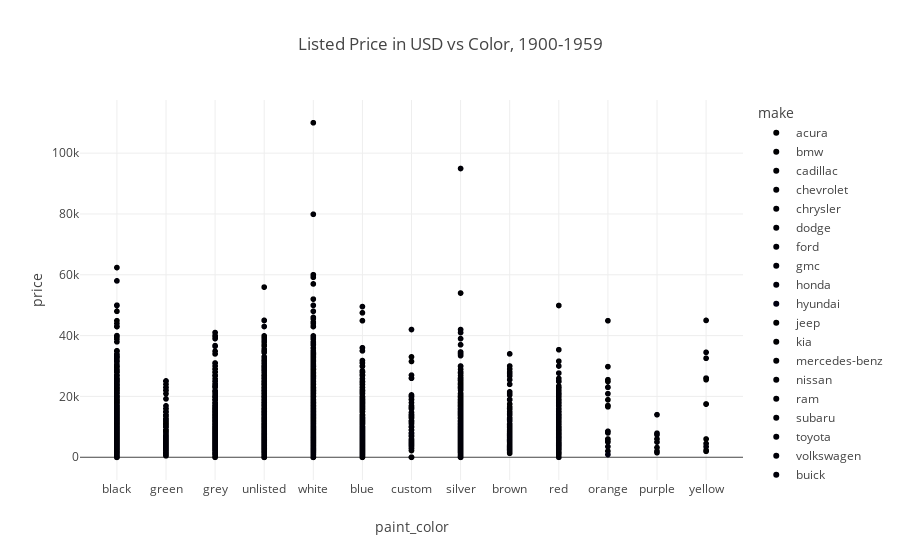

The cell this chart's notebook holds for it:
### Code cell
old_car_scat = px.scatter(old_car_df.sort_values(['paint_color', 'make']), x='paint_color', y='price', color='make', title='Listed Price in USD vs Color, 1900-1959')
old_car_scat.show()

### Figure 1 — Plotly figure (JSON) as saved in the notebook; plotly's stock layout.template omitted (floating-point values rounded to 4 significant figures; data arrays with more than 128 entries replaced by an {"elided": "..."} marker saying what was removed)
{"data": [{"hovertemplate": "make=acura<br>paint_color=%{x}<br>price=%{y}<extra></extra>", "legendgroup": "acura", "marker": {"color": "#000001", "symbol": "circle"}, "mode": "markers", "name": "acura", "showlegend": true, "type": "scattergl", "x": ["black", "black", "black", "black", "black", "black", "green", "green", "grey", "unlisted", "white", "white"], "xaxis": "x", "y": [5995, 1200, 5995, 11995, 13995, 8450, 7995, 3995, 1000, 12995, 5395, 4500], "yaxis": "y"}, {"hovertemplate": "make=bmw<br>paint_color=%{x}<br>price=%{y}<extra></extra>", "legendgroup": "bmw", "marker": {"color": "#000002", "symbol": "circle"}, "mode": "markers", "name": "bmw", "showlegend": true, "type": "scattergl", "x": ["black", "black", "black", "blue", "blue", "custom", "grey", "grey", "grey", "grey", "grey", "grey", "silver", "silver", "silver", "silver", "unlisted", "white", "white", "white", "white"], "xaxis": "x", "y": [12900, 5900, 2500, 4900, 6500, 12995, 11800, 3500, 8500, 3500, 11500, 13988, 9950, 4800, 5500, 9950, 1800, 4500, 5400, 23999, 7699], "yaxis": "y"}, {"hovertemplate": "make=cadillac<br>paint_color=%{x}<br>price=%{y}<extra></extra>", "legendgroup": "cadillac", "marker": {"color": "#000003", "symbol": "circle"}, "mode": "markers", "name": "cadillac", "showlegend": true, "type": "scattergl", "x": ["black", "black", "black", "black", "black", "black", "black", "black", "blue", "brown", "brown", "red", "silver", "silver", "unlisted", "unlisted", "unlisted", "white", "white", "white", "white", "white", "white", "white", "white", "white", "white", "white"], "xaxis": "x", "y": [9900, 14995, 12900, 15000, 31995, 7500, 5200, 4000, 16495, 16495, 7725, 4950, 16990, 6500, 15000, 14995, 14995, 3990, 9000, 10000, 4650, 14495, 10995, 12995, 5995, 59988, 7999, 13995], "yaxis": "y"}, {"hovertemplate": "make=chevrolet<br>paint_color=%{x}<br>price=%{y}<extra></extra>", "legendgroup": "chevrolet", "marker": {"color": "#000004", "symbol": "circle"}, "mode": "markers", "name": "chevrolet", "showlegend": true, "type": "scattergl", "x": {"elided": "730 str values"}, "xaxis": "x", "y": {"elided": "730 int values"}, "yaxis": "y"}, {"hovertemplate": "make=chrysler<br>paint_color=%{x}<br>price=%{y}<extra></extra>", "legendgroup": "chrysler", "marker": {"color": "#000005", "symbol": "circle"}, "mode": "markers", "name": "chrysler", "showlegend": true, "type": "scattergl", "x": ["black", "black", "black", "black", "black", "black", "black", "black", "black", "black", "blue", "blue", "blue", "blue", "blue", "blue", "blue", "blue", "custom", "grey", "grey", "grey", "grey", "grey", "grey", "red", "red", "red", "red", "red", "silver", "silver", "silver", "silver", "silver", "silver", "silver", "silver", "silver", "silver", "unlisted", "unlisted", "unlisted", "unlisted", "unlisted", "unlisted", "unlisted", "unlisted", "unlisted", "unlisted", "unlisted", "white", "white", "white", "white", "white", "white", "white"], "xaxis": "x", "y": [13900, 6500, 12995, 7990, 15548, 2500, 11995, 11999, 5995, 7900, 12500, 3295, 9355, 8500, 3900, 3995, 6500, 1000, 9999, 7495, 2395, 6000, 4990, 10695, 9500, 6575, 3500, 8500, 3950, 6573, 14495, 3499, 5500, 3499, 9700, 3600, 12799, 1500, 4995, 4950, 2095, 5000, 4450, 13995, 13995, 2995, 16495, 10495, 9500, 2650, 14000, 8950, 6990, 4995, 9495, 2500, 1899, 10988], "yaxis": "y"}, {"hovertemplate": "make=dodge<br>paint_color=%{x}<br>price=%{y}<extra></extra>", "legendgroup": "dodge", "marker": {"color": "#000006", "symbol": "circle"}, "mode": "markers", "name": "dodge", "showlegend": true, "type": "scattergl", "x": ["black", "black", "black", "black", "black", "black", "black", "black", "black", "black", "black", "black", "black", "black", "black", "black", "blue", "blue", "blue", "blue", "blue", "blue", "blue", "blue", "blue", "blue", "brown", "custom", "custom", "custom", "custom", "grey", "grey", "grey", "grey", "grey", "grey", "grey", "grey", "orange", "red", "red", "red", "red", "red", "red", "silver", "silver", "silver", "silver", "silver", "silver", "silver", "silver", "silver", "silver", "silver", "silver", "silver", "silver", "silver", "silver", "unlisted", "unlisted", "unlisted", "unlisted", "unlisted", "unlisted", "unlisted", "unlisted", "unlisted", "unlisted", "unlisted", "unlisted", "unlisted", "unlisted", "unlisted", "white", "white", "white", "white", "white", "white", "white", "white", "white", "white", "white", "white", "white", "white", "white", "white", "white", "white", "white", "white"], "xaxis": "x", "y": [1750, 500, 10000, 24998, 6500, 6311, 1, 4500, 7250, 25588, 17900, 14500, 17999, 7250, 5500, 7650, 4295, 4900, 4995, 10900, 5995, 2100, 3995, 6495, 6900, 6950, 5700, 12991, 1, 1, 4000, 15865, 4000, 6500, 2500, 16995, 10000, 9995, 13495, 8500, 7500, 4900, 1, 12480, 3695, 1600, 4488, 15900, 4500, 7900, 10990, 4950, 7566, 6995, 3500, 6900, 6995, 15995, 3150, 7900, 4000, 8995, 14995, 12999, 2795, 1, 850, 2988, 12999, 1, 10988, 9990, 3800, 5200, 8500, 8550, 11995, 2500, 8275, 1500, 2500, 11800, 2200, 13900, 12900, 6550, 7995, 7495, 13900, 6000, 1, 11995, 12000, 7495, 5500, 1950, 15000], "yaxis": "y"}, {"hovertemplate": "make=ford<br>paint_color=%{x}<br>price=%{y}<extra></extra>", "legendgroup": "ford", "marker": {"color": "#000007", "symbol": "circle"}, "mode": "markers", "name": "ford", "showlegend": true, "type": "scattergl", "x": {"elided": "886 str values"}, "xaxis": "x", "y": {"elided": "886 int values"}, "yaxis": "y"}, {"hovertemplate": "make=gmc<br>paint_color=%{x}<br>price=%{y}<extra></extra>", "legendgroup": "gmc", "marker": {"color": "#000008", "symbol": "circle"}, "mode": "markers", "name": "gmc", "showlegend": true, "type": "scattergl", "x": {"elided": "172 str values"}, "xaxis": "x", "y": {"elided": "172 int values"}, "yaxis": "y"}, {"hovertemplate": "make=honda<br>paint_color=%{x}<br>price=%{y}<extra></extra>", "legendgroup": "honda", "marker": {"color": "#000009", "symbol": "circle"}, "mode": "markers", "name": "honda", "showlegend": true, "type": "scattergl", "x": {"elided": "241 str values"}, "xaxis": "x", "y": {"elided": "241 int values"}, "yaxis": "y"}, {"hovertemplate": "make=hyundai<br>paint_color=%{x}<br>price=%{y}<extra></extra>", "legendgroup": "hyundai", "marker": {"color": "#000010", "symbol": "circle"}, "mode": "markers", "name": "hyundai", "showlegend": true, "type": "scattergl", "x": ["black", "black", "black", "black", "black", "black", "black", "black", "black", "black", "blue", "blue", "blue", "blue", "blue", "blue", "blue", "blue", "brown", "brown", "brown", "custom", "custom", "grey", "grey", "grey", "grey", "grey", "grey", "grey", "grey", "orange", "red", "red", "red", "red", "red", "red", "silver", "silver", "silver", "silver", "silver", "silver", "silver", "silver", "silver", "silver", "silver", "unlisted", "unlisted", "unlisted", "unlisted", "unlisted", "unlisted", "unlisted", "unlisted", "unlisted", "unlisted", "unlisted", "unlisted", "unlisted", "unlisted", "unlisted", "unlisted", "white", "white", "white", "white", "white", "white", "white", "white", "yellow"], "xaxis": "x", "y": [4400, 2999, 15425, 6995, 2950, 4600, 5995, 13000, 6995, 1850, 1490, 2500, 10250, 7200, 2500, 8995, 2200, 6500, 5995, 3995, 2800, 4995, 7785, 9988, 3500, 5900, 4950, 6999, 8685, 4900, 6995, 900, 6200, 5500, 10850, 11500, 8900, 9500, 2600, 5500, 7450, 7450, 6250, 3995, 3999, 7499, 3999, 12600, 3850, 4300, 6195, 6500, 5997, 15981, 11795, 5300, 4300, 14950, 3850, 1900, 4497, 4497, 5900, 16995, 1800, 5995, 4875, 7499, 5500, 9995, 9850, 4100, 6500, 1950], "yaxis": "y"}, {"hovertemplate": "make=jeep<br>paint_color=%{x}<br>price=%{y}<extra></extra>", "legendgroup": "jeep", "marker": {"color": "#000001", "symbol": "circle"}, "mode": "markers", "name": "jeep", "showlegend": true, "type": "scattergl", "x": {"elided": "240 str values"}, "xaxis": "x", "y": {"elided": "240 int values"}, "yaxis": "y"}, {"hovertemplate": "make=kia<br>paint_color=%{x}<br>price=%{y}<extra></extra>", "legendgroup": "kia", "marker": {"color": "#000002", "symbol": "circle"}, "mode": "markers", "name": "kia", "showlegend": true, "type": "scattergl", "x": ["black", "black", "black", "black", "black", "blue", "brown", "brown", "custom", "green", "green", "green", "grey", "grey", "grey", "grey", "orange", "red", "silver", "silver", "silver", "silver", "silver", "silver", "unlisted", "unlisted", "unlisted", "unlisted", "unlisted", "unlisted", "unlisted", "unlisted", "unlisted", "unlisted", "white", "white", "white", "white", "white", "white", "white"], "xaxis": "x", "y": [10704, 7500, 3800, 11400, 14900, 3995, 7500, 6600, 12995, 9850, 4995, 4995, 8995, 9999, 16325, 8900, 5999, 5500, 7974, 2000, 17990, 9100, 7000, 4400, 7700, 4950, 6600, 8995, 7795, 3500, 11900, 18000, 3500, 8995, 4700, 8950, 7995, 9600, 3300, 13950, 10400], "yaxis": "y"}, {"hovertemplate": "make=mercedes-benz<br>paint_color=%{x}<br>price=%{y}<extra></extra>", "legendgroup": "mercedes-benz", "marker": {"color": "#000003", "symbol": "circle"}, "mode": "markers", "name": "mercedes-benz", "showlegend": true, "type": "scattergl", "x": ["black", "black", "black", "black", "black", "unlisted", "unlisted"], "xaxis": "x", "y": [34900, 34900, 34900, 34900, 34900, 34900, 34900], "yaxis": "y"}, {"hovertemplate": "make=nissan<br>paint_color=%{x}<br>price=%{y}<extra></extra>", "legendgroup": "nissan", "marker": {"color": "#000004", "symbol": "circle"}, "mode": "markers", "name": "nissan", "showlegend": true, "type": "scattergl", "x": {"elided": "239 str values"}, "xaxis": "x", "y": {"elided": "239 int values"}, "yaxis": "y"}, {"hovertemplate": "make=ram<br>paint_color=%{x}<br>price=%{y}<extra></extra>", "legendgroup": "ram", "marker": {"color": "#000005", "symbol": "circle"}, "mode": "markers", "name": "ram", "showlegend": true, "type": "scattergl", "x": {"elided": "229 str values"}, "xaxis": "x", "y": {"elided": "229 int values"}, "yaxis": "y"}, {"hovertemplate": "make=subaru<br>paint_color=%{x}<br>price=%{y}<extra></extra>", "legendgroup": "subaru", "marker": {"color": "#000006", "symbol": "circle"}, "mode": "markers", "name": "subaru", "showlegend": true, "type": "scattergl", "x": ["black", "black", "black", "black", "blue", "blue", "blue", "blue", "blue", "blue", "blue", "blue", "blue", "blue", "blue", "blue", "brown", "brown", "custom", "green", "green", "green", "green", "green", "green", "green", "green", "green", "green", "green", "green", "green", "green", "green", "grey", "grey", "grey", "grey", "grey", "grey", "grey", "grey", "grey", "grey", "grey", "grey", "red", "red", "red", "red", "red", "red", "red", "red", "red", "silver", "silver", "silver", "silver", "silver", "silver", "silver", "silver", "silver", "silver", "silver", "silver", "silver", "silver", "unlisted", "unlisted", "unlisted", "unlisted", "unlisted", "unlisted", "unlisted", "unlisted", "unlisted", "unlisted", "unlisted", "unlisted", "unlisted", "unlisted", "unlisted", "unlisted", "white", "white", "white", "white", "white", "white", "white", "white", "white"], "xaxis": "x", "y": [7000, 24995, 26995, 5200, 3650, 4450, 7995, 3600, 9000, 999, 7995, 5999, 4500, 4400, 3500, 11545, 5300, 21499, 4350, 6995, 4250, 9950, 2995, 1000, 4450, 21995, 3300, 2995, 5770, 19200, 9950, 2800, 500, 3450, 13750, 15999, 6900, 10900, 2800, 12000, 9000, 7990, 5000, 2500, 4000, 11995, 12977, 8900, 2995, 2600, 4200, 7995, 8000, 5400, 9999, 6000, 8200, 2200, 3300, 15000, 9399, 1500, 9500, 7988, 25995, 15250, 4000, 9850, 3200, 1000, 5500, 7495, 5000, 7895, 5000, 3250, 4500, 38500, 12000, 8000, 8450, 11950, 4995, 7400, 1800, 3500, 1000, 11200, 6200, 9999, 19995, 6995, 7950, 5295], "yaxis": "y"}, {"hovertemplate": "make=toyota<br>paint_color=%{x}<br>price=%{y}<extra></extra>", "legendgroup": "toyota", "marker": {"color": "#000007", "symbol": "circle"}, "mode": "markers", "name": "toyota", "showlegend": true, "type": "scattergl", "x": {"elided": "386 str values"}, "xaxis": "x", "y": {"elided": "386 int values"}, "yaxis": "y"}, {"hovertemplate": "make=volkswagen<br>paint_color=%{x}<br>price=%{y}<extra></extra>", "legendgroup": "volkswagen", "marker": {"color": "#000008", "symbol": "circle"}, "mode": "markers", "name": "volkswagen", "showlegend": true, "type": "scattergl", "x": ["black", "black", "black", "black", "black", "black", "black", "blue", "blue", "blue", "blue", "blue", "blue", "blue", "custom", "custom", "green", "grey", "grey", "grey", "grey", "grey", "grey", "grey", "grey", "grey", "grey", "red", "red", "red", "red", "red", "red", "silver", "silver", "silver", "silver", "silver", "silver", "silver", "unlisted", "unlisted", "unlisted", "unlisted", "unlisted", "unlisted", "unlisted", "unlisted", "unlisted", "unlisted", "unlisted", "white", "white", "white", "white", "white", "white", "white", "white", "white"], "xaxis": "x", "y": [1000, 4595, 8995, 13786, 16995, 11995, 3500, 4995, 9995, 1000, 8288, 1300, 6800, 9195, 3800, 6900, 2500, 5995, 2500, 2995, 12500, 6895, 6695, 6550, 5995, 4290, 3900, 4000, 14900, 13900, 13500, 13500, 14000, 1500, 15995, 8950, 6850, 5295, 9995, 7999, 8400, 7990, 7999, 3750, 3995, 7499, 5995, 8495, 6695, 13997, 13495, 3200, 11000, 7000, 4995, 69, 2600, 3900, 14995, 2000], "yaxis": "y"}, {"hovertemplate": "make=buick<br>paint_color=%{x}<br>price=%{y}<extra></extra>", "legendgroup": "buick", "marker": {"color": "#000009", "symbol": "circle"}, "mode": "markers", "name": "buick", "showlegend": true, "type": "scattergl", "x": ["blue", "blue", "brown", "brown", "brown", "brown", "red", "silver", "silver", "white", "white", "white", "white", "white"], "xaxis": "x", "y": [7500, 7500, 12000, 5900, 5900, 7400, 6499, 10900, 14905, 14495, 2599, 14495, 1250, 2599], "yaxis": "y"}], "layout": {"legend": {"title": {"text": "make"}, "tracegroupgap": 0}, "title": {"text": "Listed Price in USD vs Color, 1900-1959"}, "xaxis": {"anchor": "y", "domain": [0, 1], "title": {"text": "paint_color"}}, "yaxis": {"anchor": "x", "domain": [0, 1], "title": {"text": "price"}}}}
